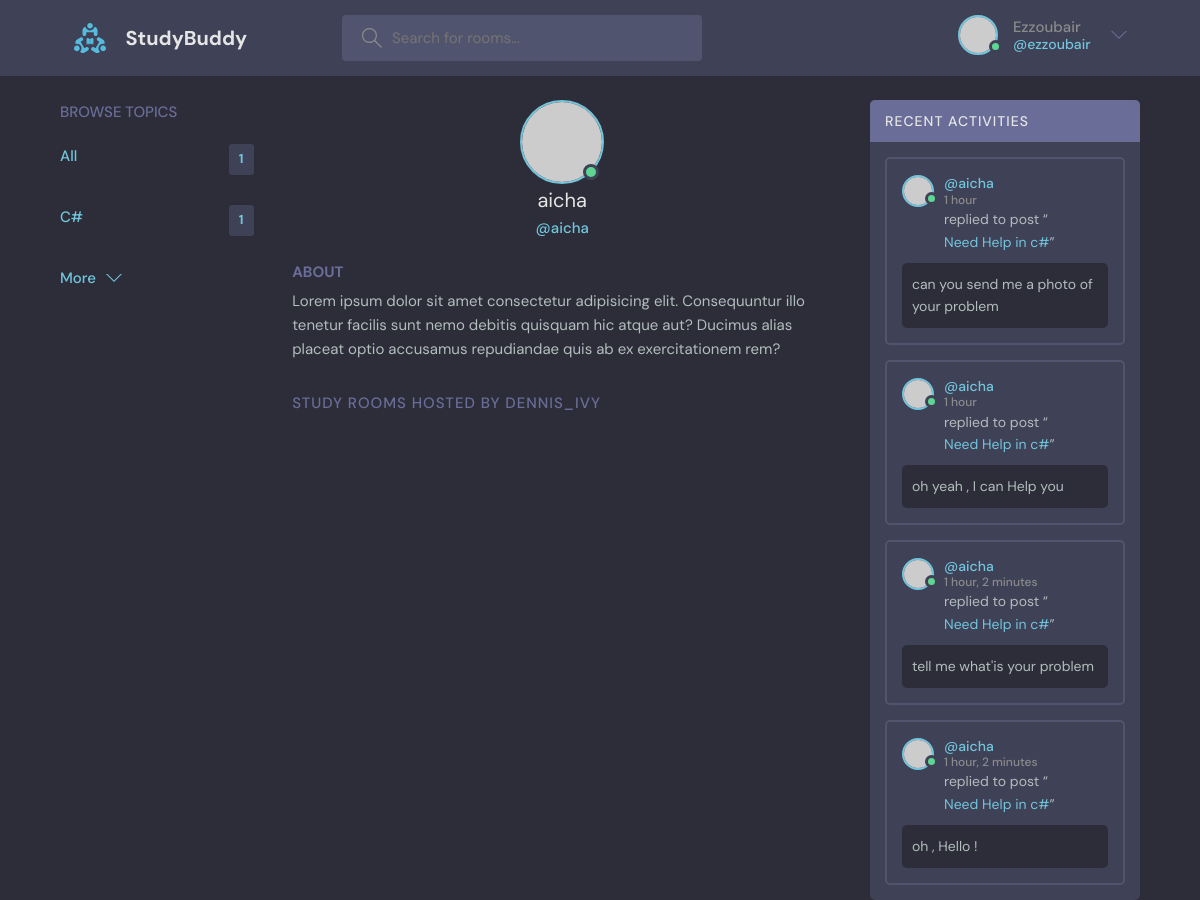
The app's page /profile/2 (signed in) with its own data.
### base/models.py (models this page shows, shortened)
class Topic(models.Model):
    name = models.CharField(max_length=200)

class Message(models.Model):
    user = models.ForeignKey(User, on_delete=models.CASCADE)
    room = models.ForeignKey(Room, on_delete=models.CASCADE)
    body = models.TextField()
    updated = models.DateTimeField(auto_now=True)
    created = models.DateTimeField(auto_now_add=True)
    class Meta:
        ordering = ['-updated', '-created']
    def __str__(self) -> str:
        return self.body[0:50]

class Room(models.Model):
    host = models.ForeignKey(User, on_delete=models.SET_NULL, null=True)
    topic = models.ForeignKey(Topic, on_delete=models.SET_NULL, null=True)
    name = models.CharField(max_length=200)
    description = models.TextField(null=True, max_length=500, blank=True)
    participants = models.ManyToManyField(
        User, related_name="participants", blank=True)
    updated = models.DateTimeField(auto_now=True)
    created = models.DateTimeField(auto_now_add=True)
    class Meta:
        ordering = ['-updated', '-created']
    def __str__(self) -> str:
        return self.name

### base/views.py (the view)
# urls.py: path("profile/<str:id>", views.profilePage, name="user-profile"),
def profilePage(request: HttpRequest, id: str):
    user = User.objects.get(id=id)
    userRooms = user.room_set.all()
    room_messages = user.message_set.all()
    topics = Topic.objects.all()
    context = {
        "user": user,
        "rooms": userRooms,
        "room_messages": room_messages,
        "topics": topics,
    }
    return render(request, "base/profile.html", context)

### base/templates/base/profile.html (shortened to what this page needs)
{% extends 'base.html' %}
{% block content %}
<main class="profile-page layout layout--3">
  <div class="container">
    {% include "base/component/topic_component.html" %}
    <div class="roomList">
      <div class="profile">
        <div class="profile__avatar">
          <div class="avatar avatar--large active">
            <img src="https://randomuser.me/api/portraits/men/11.jpg" />
          </div>
        </div>
        <div class="profile__info">
          <h3>{{user.username}}</h3>
          <p>@{{user.username}}</p>
        </div>
        <div class="profile__about">
          <h3>About</h3>
          <p>
            Lorem ipsum dolor sit amet consectetur adipisicing elit. Consequuntur illo tenetur
            facilis sunt nemo debitis quisquam hic atque aut? Ducimus alias placeat optio
            accusamus repudiandae quis ab ex exercitationem rem?
          </p>
        </div>
      </div>
      <div class="roomList__header">
        <div>
          <h2>Study Rooms Hosted by dennis_ivy</a>
          </h2>
        </div>
      </div>
    </div>
    {% include "base/component/activity_component.html" %}
  </div>
</main>
{% endblock content %}

### templates/navbar.html (shortened to what this page needs)
{% load static  %}
<header class="header header--loggedIn">
    <div class="container">
        <a href="{% url 'home' %}" class="header__logo">
            <img src="{% static 'assets/logo.svg' %}" />
            <h1>StudyBuddy</h1>
        </a>
        <form class="header__search" action='{% url "home" %}' method="GET">
            <label>
                <input type="text" placeholder="Search for rooms..." name="q"/>
            </label>
        </form>
        <nav class="header__menu">
            {% if request.user.is_authenticated %}
                <div class="header__user">
                    <a href="{% url 'user-profile' request.user.id %}">
                        <div class="avatar avatar--medium active">
                            <img src="https://randomuser.me/api/portraits/men/37.jpg" />
                        </div>
                        <p>{{request.user.username|capfirst}}<span>@{{request.user.username}}</span></p>
                    </a>
                    <button class="dropdown-button">
                        <svg version="1.1" xmlns="http://www.w3.org/2000/svg" width="32" height="32" viewBox="0 0 32 32">
                            <title>chevron-down</title>
                            <path d="M16 21l-13-13h-3l16 16 16-16h-3l-13 13z"></path>
                        </svg>
                    </button>
                </div>
            {% else %}
                <a href="{% url 'login' %}">
                    <img src="{% static 'assets/avatar.svg' %}" />
                    <p>Login</p>
                </a>
            {% endif %}
        </nav>
    </div>
</header>

### base/templates/base/component/topic_component.html (shortened to what this page needs)
<div class="topics">
    <div class="topics__header">
      <h2>Browse Topics</h2>
    </div>
    <ul class="topics__list">
        <li>
            <a href="{% url 'home' %}?" class="active">All <span>{{topics.count}}</span></a>
        </li>
        {% for topic in topics  %}
        <li>
            <a href="{% url 'home' %}?q={{topic.name}}" class="active">{{topic.name}}<span>{{topic.room_set.all.count}}</span></a>
        </li>
        {% endfor %}
    </ul>
    <a class="btn btn--link" href="{% url 'topics' %}">
      More
      <svg version="1.1" xmlns="http://www.w3.org/2000/svg" width="32" height="32" viewBox="0 0 32 32">
        <title>chevron-down</title>
        <path d="M16 21l-13-13h-3l16 16 16-16h-3l-13 13z"></path>
      </svg>
    </a>
  </div>

### base/templates/base/component/activity_component.html (shortened to what this page needs)
<div class="activities">
    <div class="activities__header">
      <h2>Recent Activities</h2>
    </div>
    {% for message in room_messages  %}
    <div class="activities__box">
      <div class="activities__boxHeader roomListRoom__header">
        <a href="{% url 'user-profile' message.user.id %}" class="roomListRoom__author">
          <div class="avatar avatar--small active">
            <img src="https://randomuser.me/api/portraits/men/13.jpg" />
          </div>
          <p>
            @{{message.user}}
            <span>{{message.created|timesince}}</span>
          </p>
        </a>
      </div>
      <div class="activities__boxContent">
        <p>replied to post “<a href="{% url 'room' message.room.id %}">{{message.room}}</a>”</p>
        <div class="activities__boxRoomContent">
          {{message}}
        </div>
      </div>
    </div>
    {% endfor %}
</div>

### records on screen
Topic: name "C#", room_set.all.count "1"
Message: user "aicha", created "1 hour", room "Need Help in c#", body "can you send me a photo of your problem"
Message: user "aicha", created "1 hour", room "Need Help in c#", body "oh yeah , I can Help you"
Message: user "aicha", created "1 hour, 2 minutes", room "Need Help in c#", body "tell me what'is your problem"
Message: user "aicha", created "1 hour, 2 minutes", room "Need Help in c#", body "oh , Hello !"

### other values on screen
{{ request.user.username|capfirst }} "Ezzoubair"
{{ request.user.username }} "ezzoubair"
{{ topics.count }} "1"
{{ user.username }} "aicha"
